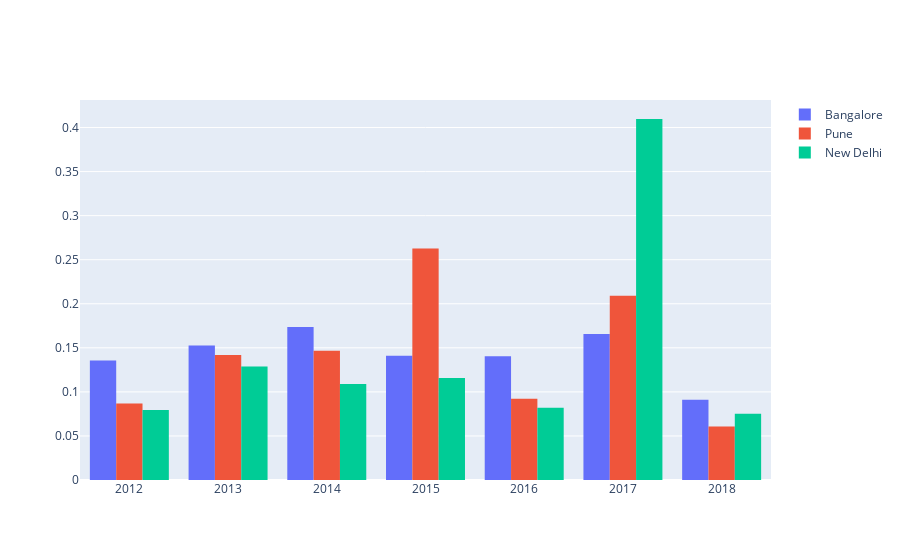

Notebook source saved alongside this figure:
### Code cell
#sns.histplot(data=JY_Bang, label="Bangalore", kde=True, density = True)
#sns.histplot(data=JY_Pune, label="Pune", kde=True)
#sns.histplot(data=JY_ND, label="New Delhi", kde=True)
import plotly.graph_objects as go
from plotly.offline import plot, iplot, init_notebook_mode

fig_Bang = go.Histogram(x=JY_Bang, histnorm='probability', name = 'Bangalore')
fig_Pune = go.Histogram(x=JY_Pune, histnorm='probability', name = 'Pune')
fig_ND = go.Histogram(x=JY_ND, histnorm='probability', name = 'New Delhi')

data = [fig_Bang,fig_Pune,fig_ND]
fig = dict(data=data)
iplot(fig)

### Figure 1 — Plotly figure (JSON) as saved in the notebook; plotly's stock layout.template omitted (floating-point values rounded to 4 significant figures; data arrays with more than 128 entries replaced by an {"elided": "..."} marker saying what was removed)
{"data": [{"histnorm": "probability", "name": "Bangalore", "type": "histogram", "x": {"elided": "2228 int values"}}, {"histnorm": "probability", "name": "Pune", "type": "histogram", "x": {"elided": "1268 int values"}}, {"histnorm": "probability", "name": "New Delhi", "type": "histogram", "x": {"elided": "1157 int values"}}], "layout": {}}
